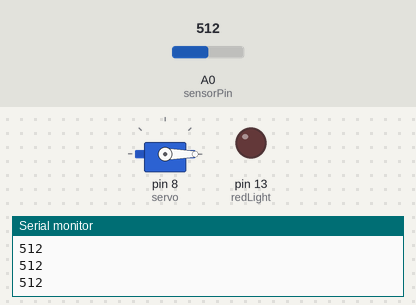
Bench run of a sketch on a simulated Arduino Uno, built with avr-gcc and run on an emulated ATmega328P. Shown: servo, output pins drawn as LEDs (lit = HIGH), the last lines printed to the serial monitor. The test bench sets the inputs (shaded band); at power-on: A0 (sensorPin) = 512.

Above: at 1.2 s.
1.3 s: A0 (sensorPin) set to 488
2.8 s: A0 (sensorPin) set to 469
At 3.01 s:
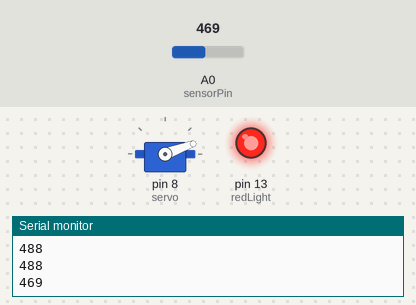
At 3.63 s:
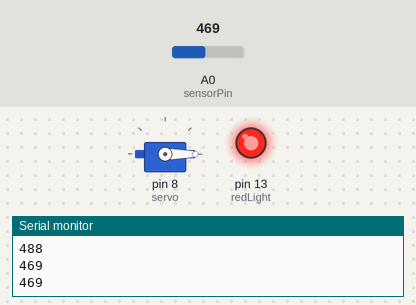
Timing chart, 0 to 11.8 s (numbered marks = the images above; inputs shaded):
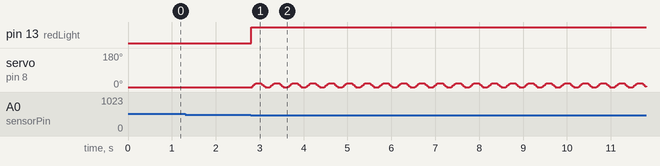

The sketch:

TerrorTeddy.ino
```cpp
/*
 * Code written by Wessel Bakker
 * Group 9 - sprint 1 CMGT year 1
 */
#include <Servo.h>
int sensorPin = A0; // select the input pin for LDR
int redLight = 13; //select output pin for LED
int sensorValue = 0; // variable to store the value coming from the sensor
int dwaarde;   //initialize threshold value
Servo servo;   //initialize servo

void setup() {
Serial.begin(9600); //sets serial port for communication
pinMode(redLight, OUTPUT); //sets port for LED as output
servo.attach(8);   //connects the servo to a pin
sensorValue = analogRead(sensorPin);
dwaarde = sensorValue -30;    //sets threshold value to current light intensity
servo.write(0);
}

void loop() {
sensorValue = analogRead(sensorPin); // read the value from the sensor
Serial.println(sensorValue); //prints the values coming from the sensor on the serial monitor

if(sensorValue<dwaarde){
  digitalWrite(redLight, HIGH); //turn on red eyes
  mouth(); //run code to move the mouth
}else{
  digitalWrite(redLight, LOW); //turn off eyes
}
  delay(100);
}

//this controls the movement of the mouth
void mouth() {
  int angle;
  int position;
  int minAngle = 0; //the furthest the servo move one way (0-180)
  int maxAngle = 20; //the furthest the servo moves the other way (0-180)

  //mouth opens
  for(int angle=minAngle; angle<=maxAngle && position==0; angle = angle+1){ //to open the mouth slower than usual
   servo.write(angle);
   delay(5);
  }
  position = 1;
  delay(100);

  //mouth closes
  for(int angle=maxAngle; angle>=minAngle && position==1; angle = angle-1){ //to close the mouth slower than usual
  servo.write(angle);
  delay(5);
  }
  position = 0;
}
```

Measured:
- the behaviour switches between 482 and 481 on A0 (sensorPin) (found by bisection; images 0 and 1)
